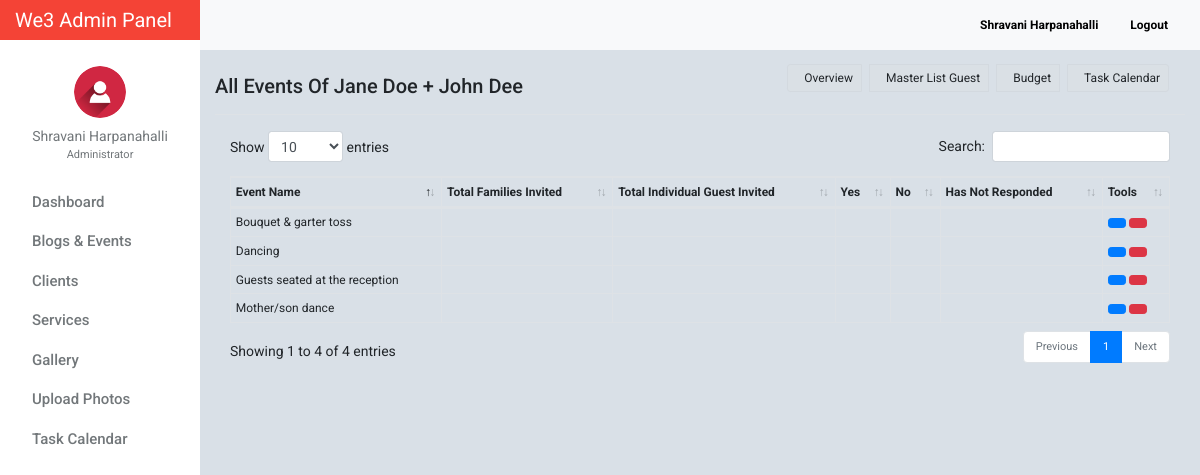
Page /Events.php?booking_id=1 (signed in) on the committed database.
### tables this page shows
CREATE TABLE `tblusers` (
  `id` int(11) NOT NULL,
  `firstname` varchar(32) NOT NULL,
  `lastname` varchar(32) NOT NULL,
  `gender` enum('m','f') NOT NULL,
  `username` varchar(50) NOT NULL,
  `password` varchar(50) NOT NULL,
  `email` varchar(100) NOT NULL,
  `designation` varchar(100) NOT NULL,
  `address` text NOT NULL,
  `access_level` enum('0','1','2') NOT NULL,
  `profile_picture` varchar(100) NOT NULL,
  `date_created` varchar(100) NOT NULL
);

CREATE TABLE `tblweddingbook` (
  `booking_id` int(11) NOT NULL,
  `user_id` int(11) NOT NULL,
  `bride` varchar(32) NOT NULL,
  `groom` varchar(32) NOT NULL,
  `wedding_type` int(11) NOT NULL,
  `user_email` varchar(100) NOT NULL,
  `wedding_date` varchar(100) NOT NULL,
  `organizer_id` int(11) NOT NULL
);

CREATE TABLE `events` (
  `id` int(11) NOT NULL,
  `booking_id` int(11) NOT NULL,
  `title` varchar(255) NOT NULL,
  `location` text NOT NULL,
  `date_created` datetime NOT NULL DEFAULT CURRENT_TIMESTAMP,
  `color` varchar(7) DEFAULT NULL,
  `start` datetime NOT NULL,
  `end` datetime DEFAULT NULL
);

### include/database.php (called while the page is built, shortened)
<?php
class Database
{
    public $connection;
    public function open_connection()
    {
        $this->connection = mysqli_connect(DB_HOST, DB_USER, DB_PASS, DB_NAME);
    }
    public function query($sql)
    {
        $result = mysqli_query($this->connection, $sql);
        return $result;
    }
}
$db = new Database();
?>

### include/db_object.php (called while the page is built, shortened)
<?php
class DB_Object
{
    public static function find_by_event_all($id) {
        return static::find_by_query("SELECT * FROM " . static::$db_table . " WHERE booking_id = $id ORDER BY id DESC");
    }
    public static function find_by_id($id) {
        $the_result_array = static::find_by_query("SELECT * FROM " . static::$db_table . " WHERE id = $id ORDER BY id DESC  LIMIT 1 ");
        return !empty($the_result_array) ? array_shift($the_result_array) : false;
    }
    public static function find_by_booking_id($id) {
        $the_result_array = static::find_by_query("SELECT * FROM " . static::$db_table . " WHERE booking_id = $id ORDER BY booking_id DESC  LIMIT 1 ");
        return !empty($the_result_array) ? array_shift($the_result_array) : false;
    }
    public static function find_by_query($sql) {
        global $db;
        $result_set = $db->query($sql);
        $the_object_array = array();
        while($row = mysqli_fetch_array($result_set)) {
            $the_object_array[] = static::instantiation($row);
        }
        return $the_object_array;
    }
    public static function instantiation($the_record){
        $the_object = new $calling_class;
        foreach($the_record as $the_attribute => $value)
        {
            if($the_object->has_the_attribute($the_attribute)) {
                $the_object->$the_attribute = $value;
            }
        }
        return $the_object;
    }
    private function has_the_attribute($the_attribute) {
        $object_properties = get_object_vars($this);
        return array_key_exists($the_attribute, $object_properties);
    }
}
?>

### include/Users.php (called while the page is built, shortened)
<?php
class Users extends DB_Object
{
    public $profile_picture;
    public $upload_directory = "upload/users";
    public $image_placeholder = "http://placehold.it/64x64&text=images";
    public function profile_picture_picture() {
        return empty($this->profile_picture) ? $this->image_placeholder : $this->upload_directory. '/' .$this->profile_picture;
    }
}
?>

### events.php (the view, shortened to what this page needs)
<?php
    $booking_id = $_GET['booking_id'];
    $user_id = $_GET['user_id'];
    $links='booking_id='.$booking_id.'&user_id='.$user_id;
    $events =  Events::find_by_event_all($booking_id);
    $booking = Booking::find_by_booking_id($booking_id);
?>
<?php $users_profile = Users::find_by_id($_SESSION['id']); ?>
<!doctype html>
<html lang="en">
<head>
    <link href="css/bootstrap.min.css" rel="stylesheet">
    <link href="css/dashboard.css" rel="stylesheet">
    <link href="css/dataTables.bootstrap4.min.css" rel="stylesheet">
    <link rel="stylesheet" type="text/css"
          href="https://cdn.materialdesignicons.com/2.1.19/css/materialdesignicons.min.css">
</head>
<body>
<?php include_once 'include/sidebar.php'; ?>
<div class="d-flex justify-content-between flex-wrap flex-md-nowrap align-items-center pb-2 mb-3 border-bottom">
    <h5 class="h5 mt-4">All Events Of <?= $booking->bride; ?> + <?= $booking->groom; ?></h5>
    <div class="btn-toolbar mb-2 mb-md-0">
        <div class="btn-group mr-2" >
            <a class="btn btn-sm btn-light mr-2 active" style="font-size: 12px;" href="client_manage_account_details.php?<?= $links; ?>"><i class="mdi mdi-account-plus mr-2"></i> Overview</a>
            <a class="btn btn-sm btn-light mr-2 active" style="font-size: 12px;" href="guest_list.php?<?= $links; ?>"><i class="mdi mdi-account-plus mr-2"></i> Master List Guest</a>
            <a class="btn btn-sm btn-light mr-2 active" style="font-size: 12px;" href="budget.php?<?= $links; ?>"><i class="mdi mdi-currency-usd mr-2"></i> Budget</a>
            <a class="btn btn-sm btn-light mr-2 active" style="font-size: 12px;" href="task_calendar.php?<?= $links; ?>"><i class="mdi mdi-file-tree mr-2"></i> Task Calendar</a>
        </div>
    </div>
</div>
<table id="example" class="table table-bordered table-sm" cellspacing="0" width="100%">
    <thead>
        <tr>
            <th>Event Name</th>
            <th>Total Families Invited</th>
            <th>Total Individual Guest Invited</th>
            <th>Yes</th>
            <th>No</th>
            <th>Has Not Responded</th>
            <th>Tools</th>
        </tr>
    </thead>
    <tbody>
        <?php foreach($events  as $events_name) :  ?>
       <tr>
            <td><?= $events_name->title; ?></td>
            <td></td>
            <td></td>
            <td></td>
            <td></td>
            <td></td>
            <td>
                <a href="" title="" class="btn btn-primary btn-sm"><i class="mdi mdi-pencil"></i></a>
                <a href="" title="" class="btn btn-danger btn-sm"><i class="mdi mdi-delete-forever"></i></a>
            </td>
       </tr>
   <?php endforeach; ?>
    </tbody>
</table>
</main>
</div>
</div>
</body>
</html>

### include/sidebar.php (shortened to what this page needs)
<nav class="navbar sticky-top p-0" style="width: 16.7%;background-color: #f44336;">
    <a class="navbar-brand col-sm-3 col-md-2 mr-0" style="color:white;" href="dashboard.php">
        We3 Admin Panel
    </a>
</nav>
<div class="container-fluid">
    <div class="row">
        <nav class="col-md-2 d-none d-md-block bg-light sidebar">
            <div class="sidebar-sticky">
                <ul class="nav flex-column">
                    <li class="nav-item mt-3">
                        <div class="text-center">
                            <a href="users_profile.php" class="user-button">
                                <img src="<?= $users_profile->profile_picture_picture(); ?>" class="img-fluid rounded-circle" width="52" height="52" alt="">
                                <div class="user-profile"><?= $users_profile->firstname . ' ' . $users_profile->lastname; ?></div>
                            </a>
                                <div class="text-center mt-0" style="font-size: 11px;color:#72777a;">
                                    <?= ($users_profile->designation == 0) ? 'Administrator' : 'Moderator'; ?>
                                </div>
                        </div>
                    </li>
                    <li class="nav-item"><div class="dropdown-divider"></div></li>
                    <li class="nav-item">
                        <a class="nav-link" href="dashboard.php">
                            Dashboard <span class="sr-only">(current)</span>
                        </a>
                    </li>
                    <li class="nav-item"><div class="dropdown-divider"></div></li>
                    <li class="nav-item">
                        <a class="nav-link" href="blog_events.php">
                            Blogs &amp; Events
                        </a>
                    </li>
                    <li class="nav-item"><div class="dropdown-divider"></div></li>
                    <li class="nav-item">
                        <a class="nav-link" href="client.php" >
                            Clients
                        </a>
                    </li>
                    <li class="nav-item"><div class="dropdown-divider"></div></li>
                    <li class="nav-item">
                        <a class="nav-link" href="service_list.php">
                            Services
                        </a>
                    </li>
                    <li class="nav-item"><div class="dropdown-divider"></div></li>
                    <li class="nav-item">
                        <a class="nav-link" href="photos_view.php">
                            Gallery
                        </a>
                    </li>
                    <li class="nav-item"><div class="dropdown-divider"></div></li>
                    <li class="nav-item">
                        <a class="nav-link" href="photos_add.php">
                            Upload Photos
                        </a>
                    </li>
                    <li class="nav-item"><div class="dropdown-divider"></div></li>
                    <li class="nav-item">
                        <a class="nav-link" href="task_all_calendar.php">
                            Task Calendar
                        </a>
                    </li>
                </ul>
            </div>
        </nav>
        <main role="main" class="col-md-9 ml-sm-auto col-lg-10" style="margin-top: -40px;z-index: 999">
            <nav class="navbar navbar-expand-lg navbar-light bg-light" style="margin-left:-15px;margin-right: -15px;">
                <button class="navbar-toggler" type="button" data-toggle="collapse" data-target="#navbarNav" aria-controls="navbarNav" aria-expanded="false" aria-label="Toggle navigation">
                </button>
                <div class="form-inline my-2 my-lg-0">
                    <a class="nav-link" href="users_profile.php"><b><?= ucfirst($users_profile->firstname) . ' ' . ucfirst($users_profile->lastname); ?></b></a>
                    <a class="nav-link" href="logout.php"><b><i class="mdi mdi-logout" style="color: #f44336!important;"></i> Logout</b></a>
                </div>
            </nav>

### css/dashboard.css (style rules this page uses)
body { font-size: .875rem; font-family: 'Roboto', 'Segoe UI',sans-serif; background: #D9E0E7; }
.sidebar { position: fixed; top: 0; bottom: 0; left: 0; z-index: 100; padding: 0; box-shadow: inset -1px 0 0 rgba(0, 0, 0, .1); background-color: #fff; }
.sidebar-sticky { position: -webkit-sticky; position: sticky; top: 40px; height: calc(100vh - 48px); height: 100% !important; padding-top: 2.5rem; overflow-x: hidden; overflow-y: auto; background-color: #fff; }
.sidebar .nav-link { font-weight: 500; color: #72777a; font-size: 15px; text-transform: capitalize; transition: all 2s linear; font-family: 'Roboto', sans-serif; }
.nav.flex-column li.nav-item:nth-child(2) { margin-top:10px; }
.user-profile { color: #72777a; margin-top: 8px; }
img.img-fluid.rounded-circle { margin-top: 10px; }
.form-inline.my-2.my-lg-0 a.nav-link { color: black; font-size: 12px; }
.dropdown-divider { border-top: 1px solid #fff; }
.nav.flex-column a.nav-link { padding: .0rem 1rem; }
.user-profile { text-transform: capitalize; }
.btn-group.mr-2 { border-top-right-radius: 0 !important; border-left-right-radius: 0 !important; }

### events.php (style rules this page uses)
table.table.table-bordered.table-sm { font-size:12px; }

### rows in the picture
tblusers: profile_picture (picture), firstname "Shravani", lastname "Harpanahalli"
tblweddingbook: bride "Jane Doe", groom "John Dee"
events: title "Dancing"
events: title "Bouquet & garter toss"
events: title "Mother/son dance"
events: title "Guests seated at the reception"
